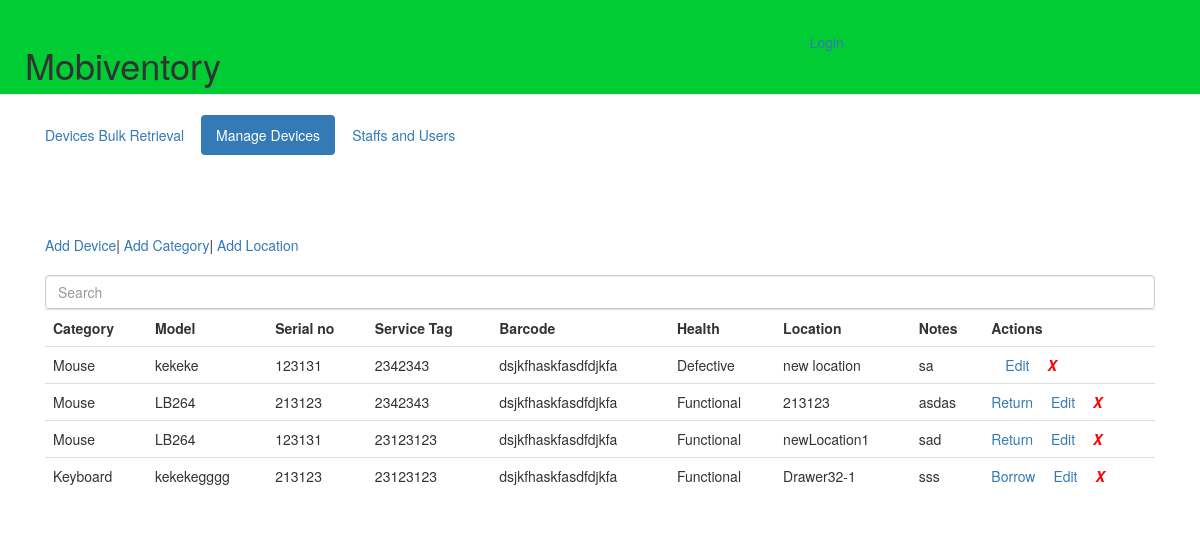
The app's page /manage-devices/ with its own data.
### mobile_inventory/models.py (models this page shows, shortened)
class Device(models.Model):
    category = models.ForeignKey(Category, blank=True, null=True)
    status = models.ForeignKey(Status, on_delete=models.CASCADE, blank=True, null=True)
    model = models.CharField('Model', max_length=100)
    serial_no = models.CharField('Serial No.', max_length=50)
    service_tag = models.CharField('Service Tag', max_length=100)

### mobile_inventory/views.py (the view)
# urls.py: url(r'^manage-devices/', views.GetAllAndManageDevices.as_view(), name='manage_devices'),
class GetAllAndManageDevices(View):
    def get(self, request, form_errors=''):
        borrow_form = BorrowForm()
        add_category_form = AddCategoryForm()
        add_device_form = AddDeviceForm()
        add_location_form = AddLocationForm()
        add_status_form = AddStatusForm()
        search_form = SearchForm()
        try:
            keyword = request.GET['keyword']
            searched_devices = modelhelper.search_device(keyword)
        except Exception as e:
            searched_devices = []
        devices = modelhelper.get_all_devices()
        return render(request, 'device/managedevices.html', {
            'devices': devices,
            'searched_devices': searched_devices,
            'borrow_form': borrow_form,
            'add_category_form': add_category_form,
            'add_device_form': add_device_form,
            'add_location_form': add_location_form,
            'add_status_form': add_status_form,
            'search_form': search_form,
            'form_errors': form_errors,
        })

### mobile_inventory/forms.py
class BorrowForm(forms.Form):
    borrower = forms.ModelChoiceField(
        label='Borrower',
        queryset=User.objects.all(),
        widget=forms.Select(
            attrs={
                'class': 'form-control',
            }
        )
    )
    to_which_project = forms.CharField(
        label='To which project',
        widget=forms.TextInput(
            attrs={
                'class': 'form-control',
            }
        )
    )
    expected_return_date = forms.DateField(
        label='Expected return date',
        widget=forms.DateInput(
            attrs={
                'class': 'form-control',
            }
        )
    )

class AddCategoryForm(forms.ModelForm):
    class Meta:
        model = Category
        fields = '__all__'

### mobile_inventory/models.py (called while the page is built, shortened)
    def __str__(self):
        return self.category

    def __str__(self):
        return self.location

    def __str__(self):
        transaction  = {1: 'Add', 2: 'Modify',3: 'Borrow', 4: 'Return'}
        if self.transaction_type in transaction:
            return transaction[self.transaction_type]
        return 'Invalid type: ' + self.transaction_type

    def get_all_devices(self, limit=0, offset=0):
        devices = Device.objects.all().order_by('-id').values(
            'id',
            'status__id',
            'status__barcode',
            'status__health',
            'status__is_available',
            'status__image',
            'status__notes',
            'status__location__id',
            'status__location__location',
            'category__id',
            'category__category',
            'model',
            'serial_no',
            'service_tag',
        )
        for device in devices:
            is_borrowed = self.is_device_borrowed(device['id'])
            device.update({'is_borrowed': is_borrowed})
        return devices

    def is_device_borrowed(self, device_id):
        transaction = Transaction.objects.filter(device__id=device_id).order_by('-transaction_date').first()
        print(transaction.transaction_type)
        return bool(transaction.transaction_type.transaction_type == self.transaction_types['borrow'])

### mobile_inventory/templates/device/managedevices.html (shortened to what this page needs)
{% extends 'device/base.html' %}
{% block content %}
  <a href="#" data-toggle="modal" data-target="#addDevice">Add Device</a>|
  <a href="#" class="category">Add Category</a>|
  <a href="#" class="location">Add Location</a>
  <br/>
  <form>{% csrf_token %}
    {{ search_form.keyword }}
  </form>
  <table class="table table-grid table-hover">
    <th>Category</th>
    <th>Model</th>
    <th>Serial no</th>
    <th>Service Tag</th>
    <th>Barcode</th>
    <th>Health</th>
    <th>Location</th>
    <th>Notes</th>
    <th>Actions</th>
    {% for device in devices %}
      <tr data-toggle="popover" data-placement="top" data-content="<img src='{{ device.status__image }}' />">
        <td>{{ device.category__category }}</td>
        <td>{{ device.model }}</td>
        <td>{{ device.serial_no }}</td>
        <td>{{ device.service_tag }}</td>
        <td>{{ device.status__barcode }}</td>
        <td>{{ device.status__health }}</td>
        <td>{{ device.status__location__location }}</td>
        <td>{{ device.status__notes }}</td>
        <td>
          {% if device.status__is_available and device.status__health == 'Functional' %}
            <a href="{% url 'redirect_to_borrow_page' pk=device.id %}">Borrow</a>
          {% elif not device.status__is_available and device.status__health == 'Functional' %}
            <a href="{% url 'redirect_to_return_page' pk=device.id status_pk=device.status__id %}">Return</a>
          {% endif %}
          &emsp;<a href="{% url 'redirect_to_modify_page' device_pk=device.id status_pk=device.status__id %}">Edit</a>
          &emsp;<a href="{% url 'delete_device' pk=device.id %}" style="size: 20; color: red;"><em><strong>X</strong><em></a>
        </td>
      </tr>
    {% endfor %}
  </table>
{% endblock %}

### records on screen
Device: category__category "Mouse", model "kekeke", serial_no "123131", service_tag "2342343", status__barcode "dsjkfhaskfasdfdjkfa", status__health "Defective", status__location__location "new location", status__notes "sa"
Device: category__category "Mouse", model "LB264", serial_no "213123", service_tag "2342343", status__barcode "dsjkfhaskfasdfdjkfa", status__health "Functional", status__location__location "213123", status__notes "asdas", shows "Return"
Device: category__category "Mouse", model "LB264", serial_no "123131", service_tag "23123123", status__barcode "dsjkfhaskfasdfdjkfa", status__health "Functional", status__location__location "newLocation1", status__notes "sad", shows "Return"
Device: category__category "Keyboard", model "kekekegggg", serial_no "213123", service_tag "23123123", status__barcode "dsjkfhaskfasdfdjkfa", status__health "Functional", status__location__location "Drawer32-1", status__notes "sss", shows "Borrow"
